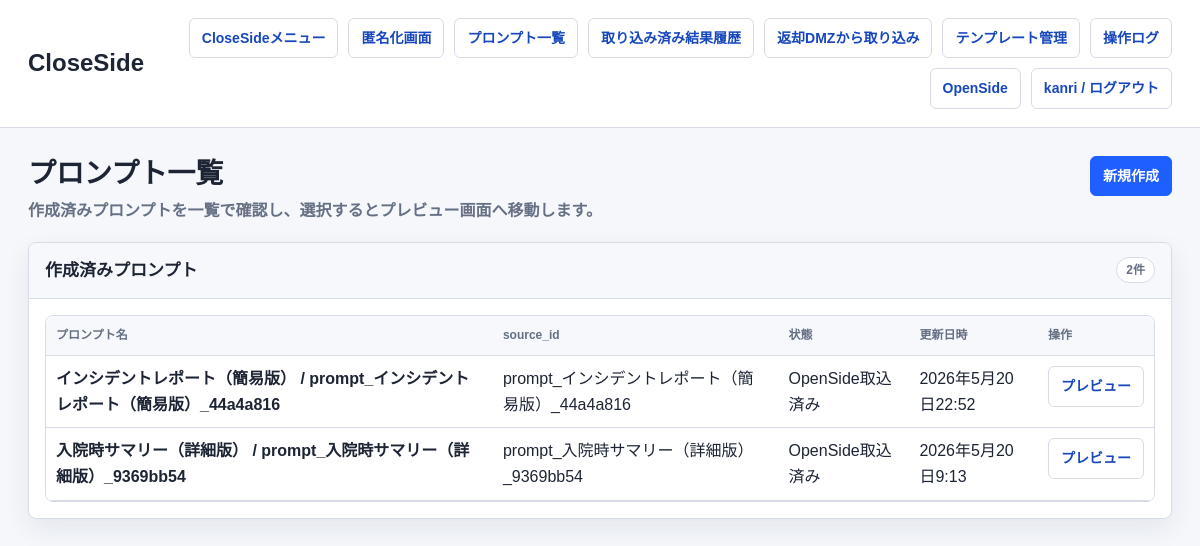
/close/prompts/ (signed in), run on an earlier commit of the app's database.
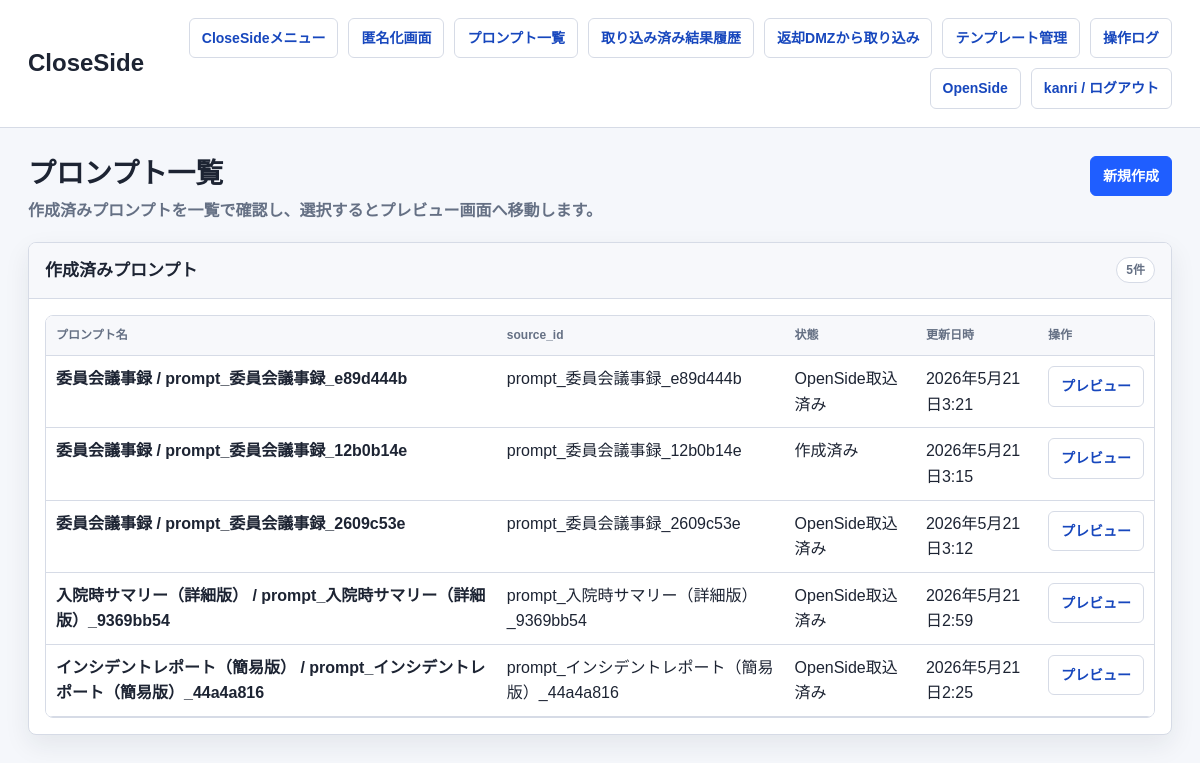
And on a later commit of the database.
### anonymizer_app/models.py (models this page shows, shortened)
class Prompt(models.Model):
    STATUS_CHOICES = [
        ('draft', '作成済み'),
        ('sent_to_dmz', 'DMZ送信済み'),
        ('imported_to_open', 'OpenSide取込済み'),
    ]
    name = models.CharField(max_length=255)
    content = models.TextField()
    source_id = models.CharField(max_length=255, blank=True, default='', db_index=True)
    owner = models.ForeignKey(settings.AUTH_USER_MODEL, null=True, blank=True, on_delete=models.SET_NULL)
    status = models.CharField(max_length=32, choices=STATUS_CHOICES, default='draft')
    created_at = models.DateTimeField(default=timezone.now)
    updated_at = models.DateTimeField(auto_now=True)

### close_side/views.py (the view)
# urls.py: path('prompts/', views.prompts_list, name='prompts_list'),
def prompts_list(request):
    prompts = _owned_queryset(Prompt.objects.all(), request.user).order_by('-updated_at')
    return render(request, 'anonymizer_app/prompts_list.html', {'prompts': prompts})

### anonymizer_app/network_policy.py (called while the page is built)
def network_policy() -> dict:
    return getattr(settings, 'NETWORK_POLICY', DEFAULT_NETWORK_POLICY)

def get_client_ip(request) -> str:
    forwarded_for = request.META.get('HTTP_X_FORWARDED_FOR', '')
    if getattr(settings, 'NETWORK_POLICY_TRUST_X_FORWARDED_FOR', True) and forwarded_for:
        return forwarded_for.split(',')[0].strip()
    return request.META.get('REMOTE_ADDR') or ''

def normalize_ip(value: str):
    try:
        return ip_address(value)
    except ValueError:
        return None

def _networks(cidrs: list[str]):
    networks = []
    for cidr in cidrs:
        try:
            networks.append(ip_network(cidr))
        except ValueError:
            continue
    return networks

def side_for_path(path: str) -> str:
    for side, rule in network_policy().items():
        if any(path.startswith(prefix) for prefix in rule.get('paths', [])):
            return side
    return ''

def allowed_cidrs_for_side(side: str) -> list[str]:
    rule = network_policy().get(side, {})
    cidrs = list(rule.get('cidrs', []))
    if getattr(settings, 'NETWORK_POLICY_ALLOW_LOOPBACK', False):
        cidrs.extend(LOOPBACK_CIDRS)
    return cidrs

### anonymizer_app/templates/anonymizer_app/prompts_list.html (shortened to what this page needs)
{% extends "anonymizer_app/base.html" %}
{% block brand %}CloseSide{% endblock %}
{% block page_title %}プロンプト一覧{% endblock %}
{% block page_subtitle %}<p class="page-subtitle">作成済みプロンプトを一覧で確認し、選択するとプレビュー画面へ移動します。</p>{% endblock %}
{% block page_actions %}
  <a class="button primary" href="{% url 'close_side:prompt_create' %}">新規作成</a>
{% endblock %}
{% block content %}
  <section class="panel">
    <div class="panel-header">
      <h3 class="panel-title">作成済みプロンプト</h3>
      <span class="badge">{{ prompts|length }}件</span>
    </div>
    <div class="panel-body">
      {% if prompts %}
        <div class="table-scroll">
          <table>
            <thead>
              <tr>
                <th>プロンプト名</th>
                <th>source_id</th>
                <th>状態</th>
                <th>更新日時</th>
                <th>操作</th>
              </tr>
            </thead>
            <tbody>
              {% for p in prompts %}
                <tr>
                  <td><strong>{{ p.name }}</strong></td>
                  <td>{{ p.source_id|default:"-" }}</td>
                  <td>{{ p.get_status_display }}</td>
                  <td>{{ p.updated_at }}</td>
                  <td>
                    <a class="button" href="{% url 'close_side:prompt_preview' pk=p.pk %}">プレビュー</a>
                  </td>
                </tr>
              {% endfor %}
            </tbody>
          </table>
        </div>
      {% else %}
        <p class="empty">プロンプトがありません。</p>
      {% endif %}
    </div>
  </section>
{% endblock %}

What changed in the data, as far as the page shows it:
added Prompt: name "委員会議事録 / prompt_委員会議事録_e89d444b", source_id "prompt_委員会議事録_e89d444b", status "OpenSide取込済み", updated_at "2026年5月21日3:21"
added Prompt: name "委員会議事録 / prompt_委員会議事録_12b0b14e", source_id "prompt_委員会議事録_12b0b14e", status "作成済み", updated_at "2026年5月21日3:15"
added Prompt: name "委員会議事録 / prompt_委員会議事録_2609c53e", source_id "prompt_委員会議事録_2609c53e", status "OpenSide取込済み", updated_at "2026年5月21日3:12"
changed Prompt "入院時サマリー（詳細版） / prompt_入院時サマリー（詳細版）_9369bb54": updated_at "2026年5月20日9:13" → "2026年5月21日2:59"; moves up the list
changed Prompt "インシデントレポート（簡易版） / prompt_インシデントレポート（簡易版）_44a4a816": updated_at "2026年5月20日22:52" → "2026年5月21日2:25"
Also different on the page:
{{ prompts|length }}: "2" → "5"
